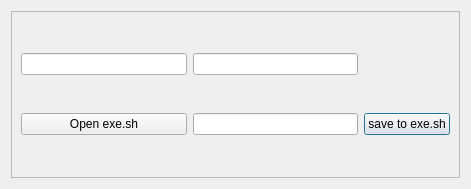
<?xml version="1.0" encoding="UTF-8"?>
<ui version="4.0">
 <class>runmpisystem</class>
 <widget class="QDialog" name="runmpisystem">
  <property name="geometry">
   <rect>
    <x>0</x>
    <y>0</y>
    <width>471</width>
    <height>189</height>
   </rect>
  </property>
  <property name="windowTitle">
   <string>Dialog</string>
  </property>
  <layout class="QVBoxLayout" name="verticalLayout">
   <item>
    <widget class="QFrame" name="frame">
     <property name="frameShape">
      <enum>QFrame::StyledPanel</enum>
     </property>
     <property name="frameShadow">
      <enum>QFrame::Raised</enum>
     </property>
     <layout class="QGridLayout" name="gridLayout">
      <item row="1" column="1">
       <widget class="QLineEdit" name="lineEditExePathToBeUsed">
        <property name="toolTip">
         <string>path of exe.sh to be used</string>
        </property>
       </widget>
      </item>
      <item row="1" column="2">
       <widget class="QPushButton" name="pushButtonSaveToExe">
        <property name="text">
         <string>save to exe.sh</string>
        </property>
       </widget>
      </item>
      <item row="1" column="0">
       <widget class="QPushButton" name="pushButtonOpenNewExe">
        <property name="text">
         <string>Open exe.sh</string>
        </property>
       </widget>
      </item>
      <item row="0" column="1">
       <widget class="QLineEdit" name="lineEditNumberOfProcess">
        <property name="toolTip">
         <string>set the number of process to ditribute on rocks cores</string>
        </property>
       </widget>
      </item>
      <item row="0" column="0">
       <widget class="QLineEdit" name="lineEditQueueName">
        <property name="toolTip">
         <string>set the queue name</string>
        </property>
       </widget>
      </item>
     </layout>
    </widget>
   </item>
  </layout>
 </widget>
 <resources/>
 <connections/>
</ui>
